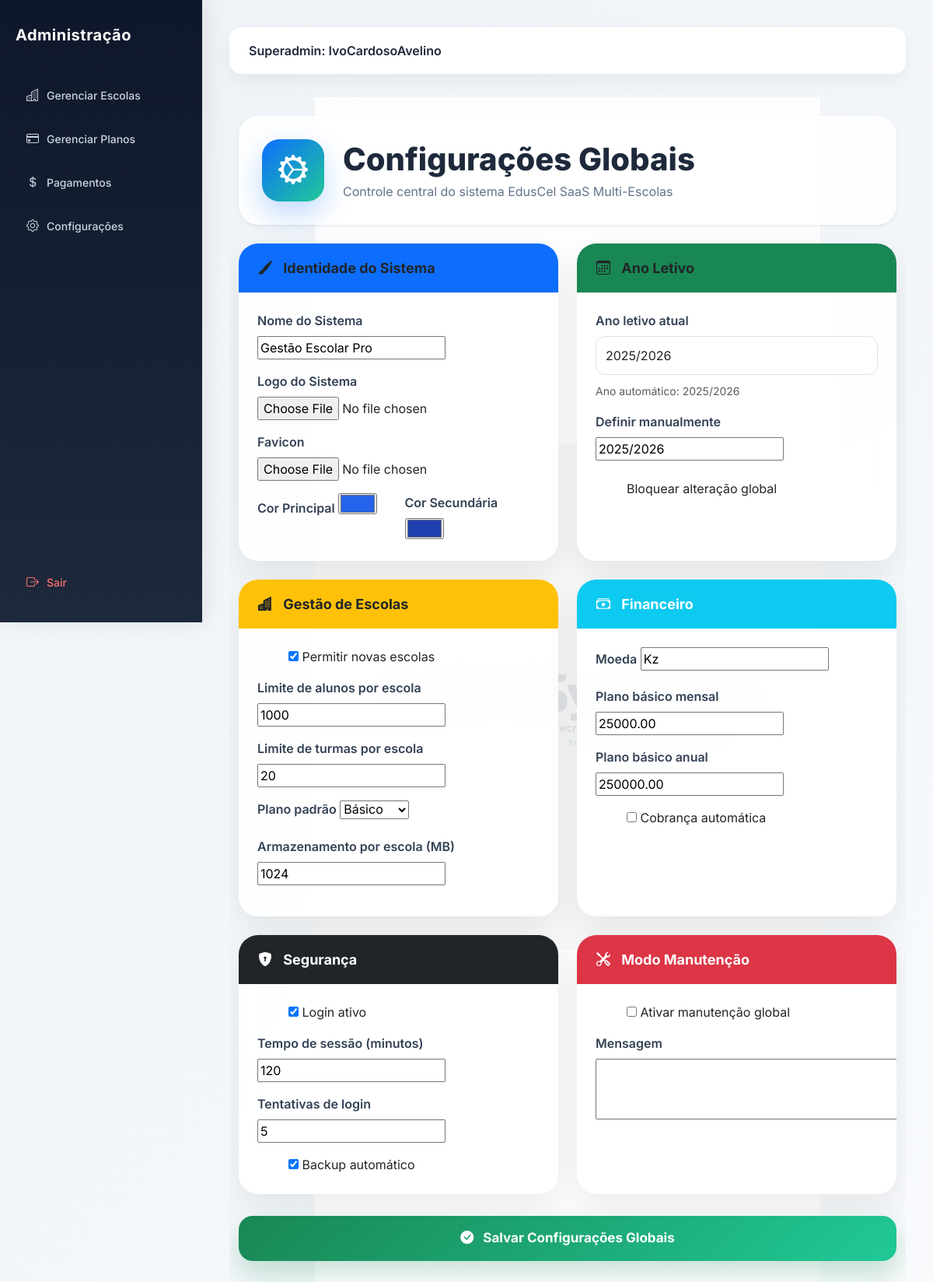
Page /configuracoes/ (signed in) on the committed database.
### users/models.py (models this page shows, shortened)
class User(AbstractUser):
    ROLE_CHOICES = (
        ("SUPERADMIN", "Super Admin"),
        ("DIRETOR", "Diretor"),
        ("DIRETOR_PEDAGOGICO", "Diretor Pedagógico"),
        ("PROFESSOR", "Professor"),
        ("ALUNO", "Aluno"),
        ("FINANCEIRO", "Financeiro"),
        ("SECRETARIA", "Secretaria"),
    )
    role = models.CharField(
        max_length=25,
        choices=ROLE_CHOICES,
        default="ALUNO",
        verbose_name="Perfil"
    )
    ativo = models.BooleanField(
        default=True,
        verbose_name="Ativo"
    )
    escola = models.ForeignKey(
        "academic.Escola",
        on_delete=models.CASCADE,
        null=True,
        blank=True,
        related_name="usuarios",
        verbose_name="Escola"
    )
    telefone = models.CharField(
        max_length=20,
        unique=True,
        null=True,
        blank=True,
        verbose_name="Telefone"
    )
    telefone_verificado = models.BooleanField(
        default=False,
        verbose_name="Telefone Verificado"
    )
    email_verificado = models.BooleanField(
        default=False,
        verbose_name="Email Verificado"
    )
    criado_em = models.DateTimeField(
        auto_now_add=True,
        verbose_name="Criado em"
    )
    tentativas_login = models.PositiveIntegerField(
        default=0
    )
    bloqueado_ate = models.DateTimeField(
        null=True,
        blank=True
    )
    otp_codigo = models.CharField(
        max_length=128,
        null=True,
        blank=True,
        verbose_name="OTP"
    )
    otp_expira_em = models.DateTimeField(
        null=True,
        blank=True,
        verbose_name="Expira em"
    )
    otp_tentativas = models.PositiveIntegerField(
        default=0,
        verbose_name="Tentativas OTP"
    )
    ultimo_envio_otp = models.DateTimeField(
        null=True,
        blank=True,
        verbose_name="Último envio OTP"
    )
    objects = UserManager()

### academic/models.py (models this page shows, shortened)
class Configuracao(models.Model):
    nome_sistema = models.CharField(max_length=200, default="EdusCel")
    logo_sistema = models.ImageField(upload_to='logos_sistema/', blank=True, null=True)
    favicon = models.ImageField(upload_to='favicon/', blank=True, null=True)
    cor_principal = models.CharField(max_length=7, default="#2563eb")
    cor_secundaria = models.CharField(max_length=7, default="#1e40af")
    ano_letivo_padrao = models.CharField(
        max_length=20,
        default=get_ano_letivo_atual,
        blank=True,
        null=True
    )
    ativar_novas_escolas = models.BooleanField(default=True)
    limite_alunos_por_escola = models.PositiveIntegerField(default=1000)
    limite_turmas_por_escola = models.PositiveIntegerField(default=20)
    PLANO_CHOICES = [
        ("basico", "Básico"),
        ("medio", "Médio"),
        ("premium", "Premium"),
    ]
    plano_padrao = models.CharField(
        max_length=20,
        choices=PLANO_CHOICES,
        default="basico"
    )
    armazenamento_por_escola_mb = models.PositiveIntegerField(default=1024)
    moeda = models.CharField(max_length=10, default="Kz")
    valor_mensal_plano_basico = models.DecimalField(
        max_digits=10,
        decimal_places=2,
        default=25000
    )
    valor_anual_plano_basico = models.DecimalField(
        max_digits=10,
        decimal_places=2,
        default=250000
    )
    cobranca_automatica = models.BooleanField(default=False)
    login_ativo = models.BooleanField(default=True)
    tempo_sessao_minutos = models.PositiveIntegerField(default=120)
    bloqueio_tentativas_login = models.PositiveIntegerField(default=5)
    backup_automatico = models.BooleanField(default=True)
    modo_manutencao = models.BooleanField(default=False)
    mensagem_manutencao = models.TextField(blank=True, null=True)

### core/views.py (the view, shortened to what this page needs)
# urls.py: path('configuracoes/', views.configuracoes, name='configuracoes'),
@staff_member_required
@transaction.atomic
def configuracoes(request):
    config, created = Configuracao.objects.get_or_create(
        pk=1
    )
    if request.method == "POST":
        form = ConfiguracaoForm(
            request.POST,
            request.FILES,
            instance=config
        )
        if form.is_valid():
            try:
                with transaction.atomic():
                    config_anterior = (
                        Configuracao.objects
                        .select_for_update()
                        .get(pk=1)
                    )
                    config = form.save(
                        commit=False
                    )
                    if not config.ano_letivo_padrao:
                        config.ano_letivo_padrao = (
                            get_ano_letivo_atual()
                        )
                    config.save()
                    form.save_m2m()
                    """
                    AuditLog.objects.create(
                        usuario=request.user,
                        modulo="CONFIGURACAO",
                        acao="ALTERACAO",
                        descricao=
                        "Configurações globais atualizadas"
                    )
                    """
                    messages.success(
                        request,
                        "Configurações globais atualizadas com sucesso."
                    )
                    return redirect(
                        "configuracoes"
                    )
            except ValidationError as error:
                logger.warning(
                    f"Erro validação configuração: {error}"
                )
                messages.error(
                    request,
                    f"Erro de validação: {error}"
                )
            except Exception as error:
                logger.exception(
                    "Erro ao atualizar configurações globais"
                )
                messages.error(
                    request,
                    "Ocorreu um erro inesperado ao salvar as configurações."
                )
        else:
            messages.warning(
                request,
                "Existem campos inválidos. Verifique o formulário."
            )
    else:
        form = ConfiguracaoForm(
            instance=config
        )
    context = {
        "form": form,
        "config": config,
        "created": created,
        "modo_manutencao":
            config.modo_manutencao,
        "nome_sistema":
            config.nome_sistema,
        "ano_letivo_atual":
            (
                config.ano_letivo_padrao
                or
                get_ano_letivo_atual()
            ),
        "sistema_ativo":
            not config.modo_manutencao,
    }
    return render(
        request,
        "configuracoes.html",
        context
    )

### academic/forms.py
class ConfiguracaoForm(forms.ModelForm):
    class Meta:
        model = Configuracao
        fields = '__all__'
        widgets = {
            'mensagem_manutencao': forms.Textarea(attrs={'rows':3}),
            'cor_principal': forms.TextInput(attrs={'type':'color'}),
            'cor_secundaria': forms.TextInput(attrs={'type':'color'}),
        }

### core/templates/configuracoes.html (shortened to what this page needs)
{% extends 'admin.html' %}
{% block content %}
<div class="container-fluid settings-page py-4">
    <div class="settings-header shadow-sm mb-4">
        <div class="d-flex align-items-center gap-4">
            <div class="header-icon">
                <i class="bi bi-gear-wide-connected"></i>
            </div>
            <div>
                <h1>
                    Configurações Globais
                </h1>
                <p>
                    Controle central do sistema EdusCel SaaS Multi-Escolas
                </p>
            </div>
        </div>
    </div>
<form method="POST" enctype="multipart/form-data">
<div class="row g-4">
<div class="col-xl-6">
<div class="settings-card">
<div class="card-title-box bg-primary">
<i class="bi bi-brush-fill"></i>
Identidade do Sistema
</div>
<div class="card-body p-4">
<div class="mb-3">
<label class="form-label">
Nome do Sistema
</label>
{{ form.nome_sistema }}
</div>
<div class="mb-3">
<label class="form-label">
Logo do Sistema
</label>
{{ form.logo_sistema }}
</div>
<div class="mb-3">
<label class="form-label">
Favicon
</label>
{{ form.favicon }}
</div>
<div class="row g-3">
<div class="col-md-6">
<label class="form-label">
Cor Principal
</label>
{{ form.cor_principal }}
</div>
<div class="col-md-6">
<label class="form-label">
Cor Secundária
</label>
{{ form.cor_secundaria }}
</div>
</div>
</div>
</div>
</div>
<div class="col-xl-6">
<div class="settings-card">
<div class="card-title-box bg-success">
<i class="bi bi-calendar3"></i>
Ano Letivo
</div>
<div class="card-body p-4">
<label class="form-label">
Ano letivo atual
</label>
<input type="text"
class="form-control mb-2"
value="{{ config.ano_letivo_padrao }}"
readonly>
<small class="text-muted">
Ano automático:
{{ ano_letivo_atual }}
</small>
<div class="mt-3">
<label class="form-label">
Definir manualmente
</label>
{{ form.ano_letivo_padrao }}
</div>
<div class="form-check form-switch mt-4">
<label class="form-check-label">
Bloquear alteração global
</label>
</div>
</div>
</div>
</div>
<div class="col-xl-6">
<div class="settings-card">
<div class="card-title-box bg-warning text-dark">
<i class="bi bi-buildings-fill"></i>
Gestão de Escolas
</div>
<div class="card-body p-4">
<div class="form-check form-switch mb-3">
{{ form.ativar_novas_escolas }}
<label class="form-check-label">
Permitir novas escolas
</label>
</div>
<div class="mb-3">
<label class="form-label">
Limite de alunos por escola
</label>
{{ form.limite_alunos_por_escola }}
</div>
<div class="mb-3">
<label class="form-label">
Limite de turmas por escola
</label>
{{ form.limite_turmas_por_escola }}
</div>
<div class="mb-3">
<label class="form-label">
Plano padrão
</label>
{{ form.plano_padrao }}
</div>
<div class="mb-3">
<label class="form-label">
Armazenamento por escola (MB)
</label>
{{ form.armazenamento_por_escola_mb }}
</div>
</div>
</div>
</div>
<div class="col-xl-6">
<div class="settings-card">
<div class="card-title-box bg-info text-white">
<i class="bi bi-cash-stack"></i>
Financeiro
</div>
<div class="card-body p-4">
<div class="mb-3">
<label class="form-label">
Moeda
</label>
{{ form.moeda }}
</div>
<div class="mb-3">
<label class="form-label">
Plano básico mensal
</label>
{{ form.valor_mensal_plano_basico }}
</div>
<div class="mb-3">
<label class="form-label">
Plano básico anual
</label>
{{ form.valor_anual_plano_basico }}
</div>
<div class="form-check form-switch">
{{ form.cobranca_automatica }}
<label class="form-check-label">
Cobrança automática
</label>
</div>
</div>
</div>
</div>
<div class="col-xl-6">
<div class="settings-card">
<div class="card-title-box bg-dark text-white">
<i class="bi bi-shield-lock-fill"></i>
Segurança
</div>
<div class="card-body p-4">
<div class="form-check form-switch mb-3">
{{ form.login_ativo }}
<label class="form-check-label">
Login ativo
</label>
</div>
<div class="mb-3">
<label class="form-label">
Tempo de sessão (minutos)
</label>
{{ form.tempo_sessao_minutos }}
</div>
<div class="mb-3">
<label class="form-label">
Tentativas de login
</label>
{{ form.bloqueio_tentativas_login }}
</div>
<div class="form-check form-switch">
{{ form.backup_automatico }}
<label class="form-check-label">
Backup automático
</label>
</div>
</div>
</div>
</div>
<div class="col-xl-6">
<div class="settings-card maintenance">
<div class="card-title-box bg-danger text-white">
<i class="bi bi-tools"></i>
Modo Manutenção
</div>
<div class="card-body p-4">
<div class="form-check form-switch mb-3">
{{ form.modo_manutencao }}
<label class="form-check-label">
Ativar manutenção global
</label>
</div>
<div class="mb-3">
<label class="form-label">
Mensagem
</label>
{{ form.mensagem_manutencao }}
</div>
</div>
</div>
</div>
</div>
<div class="save-area mt-5">
<button type="submit"
class="btn-save">
<i class="bi bi-check-circle-fill me-2"></i>
Salvar Configurações Globais
</button>
</div>
</form>
</div>
{% endblock %}

### core/templates/admin.html (shortened to what this page needs)
<!DOCTYPE html>
<html lang="pt">
<head>
    <link href="https://cdn.jsdelivr.net/npm/bootstrap@5.3.2/dist/css/bootstrap.min.css" rel="stylesheet">
    <link rel="stylesheet" href="https://cdn.jsdelivr.net/npm/bootstrap-icons@1.11.1/font/bootstrap-icons.css">
</head>
<body>
<div class="sidebar">
    <div class="brand">
        Administração
    </div>
    <ul class="menu">
        <li class="menu-item">
                <a href="/escolas/" class="menu-link">
                    <i class="bi bi-buildings"></i> Gerenciar Escolas
                </a>
        </li>
        <li class="menu-item">
            <a href="/planos/" class="menu-link">
                <i class="bi bi-credit-card"></i> Gerenciar Planos
            </a>
        </li>
        <li class="menu-item">
            <a href="/pagamentos-escolas/" class="menu-link">
                <i class="bi bi-currency-dollar"></i> Pagamentos
            </a>
        </li>
        <li class="menu-item">
            <a href="/configuracoes/" class="menu-link">
                <i class="bi bi-gear"></i> Configurações
            </a>
        </li>
    </ul>
    <div class="sidebar-footer">
        <a href="/logout/" class="menu-link logout-link">
            <i class="bi bi-box-arrow-right"></i> Sair
        </a>
    </div>
</div>
<div class="content">
    <div class="topbar">
        <div class="user-info">
            Superadmin: {{ user.username }}
        </div>
    </div>
    {% block content %}{% endblock %}
</div>
</body>
</html>

### core/templates/admin.html (style rules this page uses)
body { margin: 0; font-family: 'Inter', sans-serif; background: linear-gradient(135deg, #eef2f7, #f8fafc); }
.sidebar { position: fixed; width: 260px; height: 100vh; background: linear-gradient(180deg, #0f172a, #1e293b); padding: 30px 20px; color: white; box-shadow: 6px 0 25px rgba(0,0,0,0.08); }
.brand { font-size: 20px; font-weight: 700; margin-bottom: 40px; letter-spacing: 0.5px; }
.menu { list-style: none; padding: 0; margin: 0; }
.menu-item { margin-bottom: 12px; }
.menu-link { display: flex; align-items: center; text-decoration: none; padding: 10px 14px; border-radius: 10px; color: #cbd5e1; font-weight: 500; transition: 0.3s; font-size: 14px; }
.menu-link i { margin-right: 10px; font-size: 16px; }
.sidebar-footer { position: absolute; bottom: 30px; width: 85%; }
.logout-link { color: #f87171; }
.content { margin-left: 260px; padding: 35px; }
.topbar { background: white; padding: 18px 25px; border-radius: 16px; box-shadow: 0 10px 25px rgba(0,0,0,0.05); margin-bottom: 30px; display: flex; justify-content: space-between; align-items: center; }
.user-info { font-weight: 600; color: #1e293b; }

### core/templates/configuracoes.html (style rules this page uses)
.settings-page { font-family:'Inter',sans-serif; position:relative; min-height:90vh; overflow:hidden; }
.settings-page:before { content:""; position:absolute; inset:0; background: linear-gradient( rgba(255,255,255,.88), rgba(255,255,255,.88) ), url("/media/ica.png"); background-repeat:no-repeat; background-position:center; background-size:650px; z-index:-1; }
.settings-header { background:rgba(255,255,255,.85); backdrop-filter:blur(12px); border-radius:25px; padding:30px; }
.header-icon { width:80px; height:80px; border-radius:22px; background: linear-gradient( 135deg, #0d6efd, #20c997 ); color:white; display:flex; align-items:center; justify-content:center; font-size:38px; box-shadow: 0 15px 35px rgba(13,110,253,.25); }
.settings-header h1 { font-weight:800; margin:0; color:#1e293b; }
.settings-header p { margin:5px 0 0; color:#64748b; }
.settings-card { background:rgba(255,255,255,.90); backdrop-filter:blur(12px); border-radius:25px; overflow:hidden; box-shadow: 0 15px 40px rgba(0,0,0,.08); height:100%; transition:.3s; }
.card-title-box { padding:18px 25px; font-size:18px; font-weight:700; }
.card-title-box i { margin-right:10px; }
.form-label { font-weight:600; color:#334155; }
.form-control, .form-select { border-radius:12px; padding:12px; border:1px solid #dee2e6; }
.save-area { position:sticky; bottom:20px; z-index:10; }
.btn-save { width:100%; padding:16px; border:none; border-radius:18px; background: linear-gradient( 135deg, #198754, #20c997 ); color:white; font-weight:700; font-size:17px; box-shadow: 0 15px 35px rgba(25,135,84,.25); transition:.3s; }

### rows in the picture
User: username "IvoCardosoAvelino"
Configuracao: nome_sistema "Gestão Escolar Pro", cor_principal "#2563eb", cor_secundaria "#1e40af", ano_letivo_padrao "2025/2026", ativar_novas_escolas "☑", limite_alunos_por_escola "1000", limite_turmas_por_escola "20", plano_padrao "Básico", armazenamento_por_escola_mb "1024", moeda "Kz", valor_mensal_plano_basico "25000.00", valor_anual_plano_basico "250000.00", login_ativo "☑", tempo_sessao_minutos "120", bloqueio_tentativas_login "5", backup_automatico "☑"
